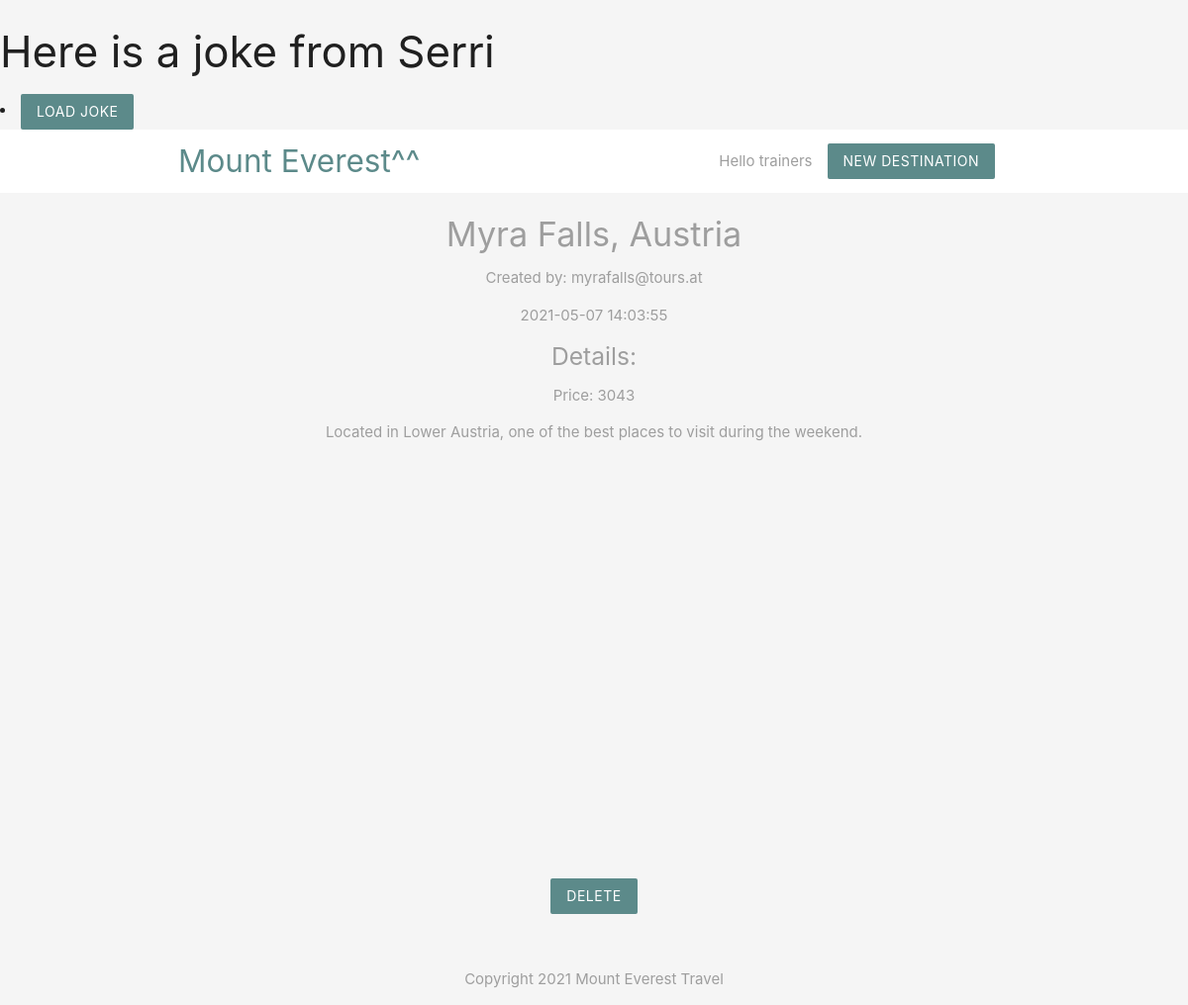
Page /details.php?id=1 on the committed database.
### tables this page shows
CREATE TABLE `locations` (
  `id` int(11) NOT NULL,
  `destination` varchar(255) NOT NULL,
  `details` varchar(255) NOT NULL,
  `email` varchar(255) NOT NULL,
  `created_at` timestamp NOT NULL DEFAULT current_timestamp(),
  `lat` float(10,6) DEFAULT NULL,
  `lng` float(10,6) DEFAULT NULL,
  `Price` float NOT NULL DEFAULT 0
);

### details.php (the view, shortened to what this page needs)
<?php
include('config/db_connect.php');
if (isset($_GET['id'])) {
    $id = mysqli_real_escape_string($conn, $_GET['id']);
    $sql = "SELECT * FROM locations WHERE id = $id";
    $result = mysqli_query($conn, $sql);
    $location = mysqli_fetch_assoc($result);
}
?>
<html>
<?php include('templates/header.php'); ?>
<div class="container center grey-text">
    <?php if ($location) : ?>
        <h4><?php echo htmlspecialchars($location['destination']); ?></h4>
        <p>Created by: <?php echo htmlspecialchars($location['email']); ?></p>
        <p><?php echo date($location['created_at']); ?></p>
        <h5>Details:</h5>
        <p>Price: <?php echo htmlspecialchars($location['Price']); ?></p>
        <p><?php echo htmlspecialchars($location['details']); ?></p>
        <div id="map"></div>
        <form action="details.php" method="POST">
            <input type="submit" name="delete" value="Delete" class="btn brand z-depth-0">
        </form>
    <? else : ?>
        <h5>Ooops! No such destination has been offered</h5>
    <?php endif; ?>
</div>
<?php include('templates/footer.php'); ?>
</html>

### templates/header.php (style rules this page uses)
.brand { background: #5c8a8a !important; }
form { max-width: 460px; margin: 20px auto; padding: 20px; }
#map { height: 80%; }
html, body { height: 60%; margin: 0; padding: 0; }

### rows in the picture
locations: destination "Myra Falls, Austria", email "myrafalls@tours.at", created_at "2021-05-07 14:03:55", Price "3043", details "Located in Lower Austria, one of the best places to visit during the weekend."

### other values in the picture
$name "trainers"
